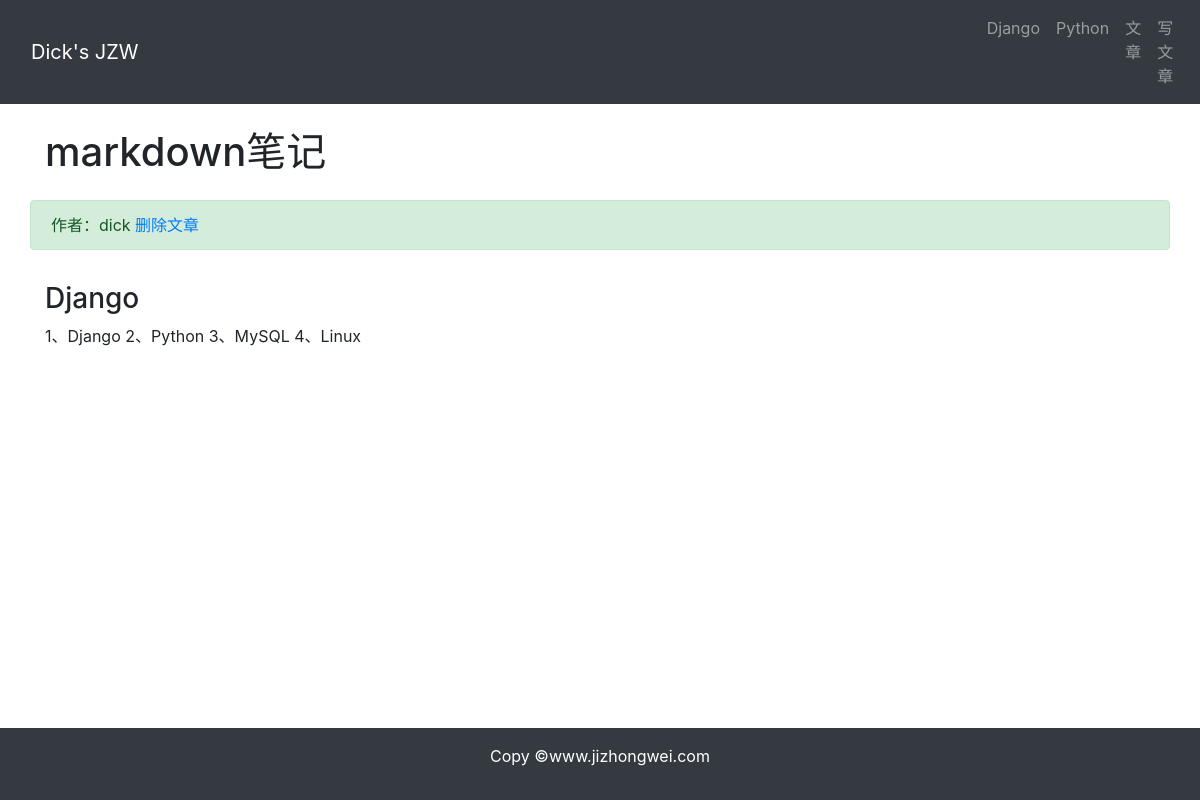
The app's page /article/article-detail/8/ with its own data.
### article/models.py (models this page shows, shortened)
class ArticlePost(models.Model):
    author = models.ForeignKey(User, on_delete= models.CASCADE)
    title = models.CharField(max_length= 100)
    body = models.TextField()
    created = models.DateTimeField(default= timezone.now)
    updated = models.DateTimeField(auto_now= True)
    class Meta:
        ordering = ('-created',)

### article/views.py (the view)
# urls.py: path('article-detail/<int:id>/', views.article_detail, name = 'article-detail'),
def article_detail(request,id):
    article = ArticlePost.objects.get(id = id)
    article.body = markdown.markdown(article.body,
                                     extensions = [
                                         'markdown.extensions.extra',
                                         'markdown.extensions.codehilite',
                                     ])
    context = {'article': article}
    return render(request, 'article/detail.html', context)

### templates/article/detail.html (shortened to what this page needs)
{% extends 'base.html' %}
{% load static %}
{% block content %}
    <div class="container">
        <div class="row">
            <h1 class="col-12 mt-4 mb-4">{{ article.title }}</h1>
            <div class="col-12 alert alert-success">
                作者：{{ article.author }}
                <a href="#" onclick="confirm_delete()">删除文章</a>
            </div>
            <div class="col-12">
                <p>{{ article.body | safe }}</p>
            </div>
        </div>
    </div>
{% endblock %}

### records on screen
ArticlePost: title "markdown笔记", author "dick", body "Django 1、Django 2、Python 3、MySQL 4、Linux"
